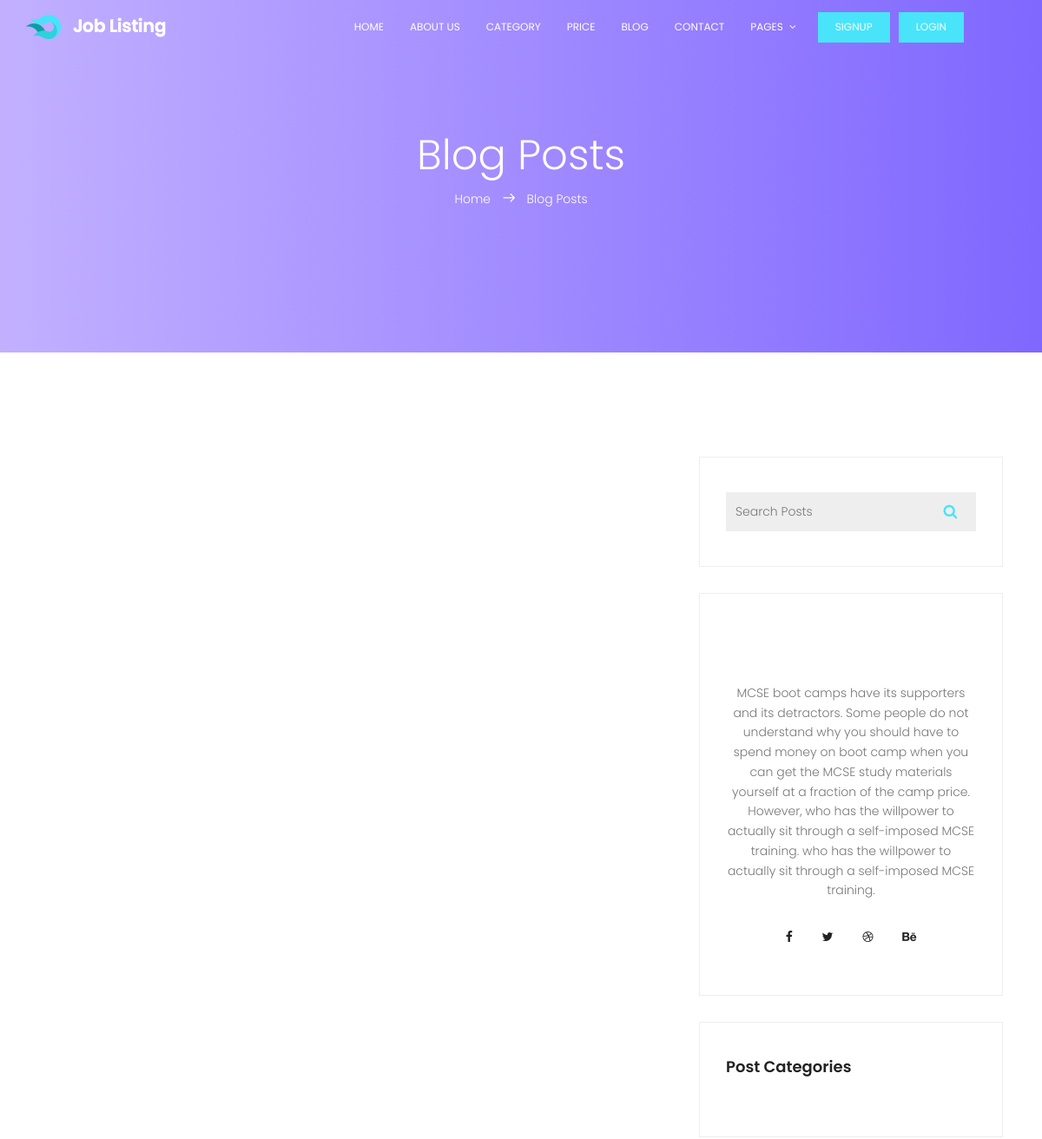
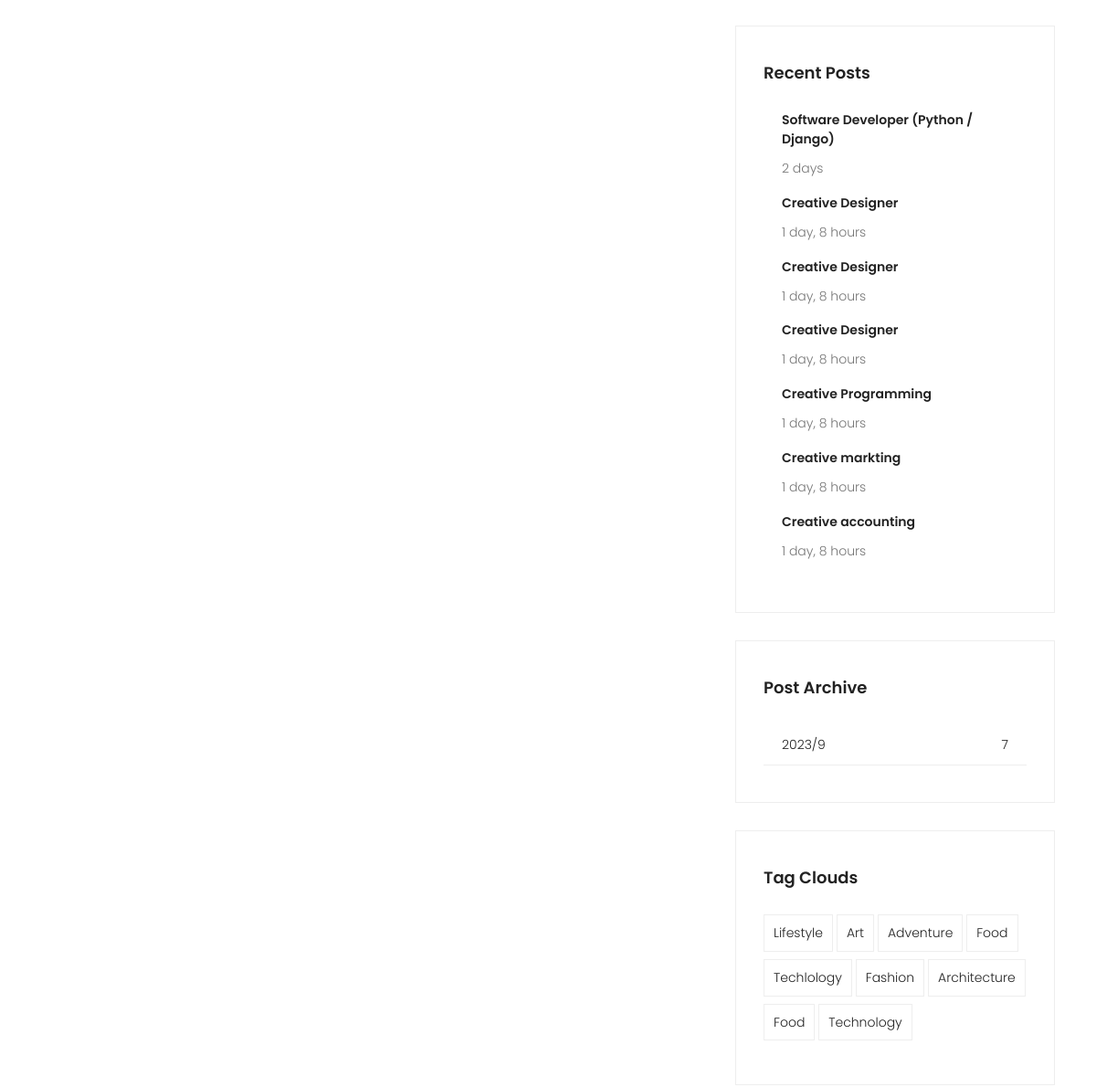
/blog-home (upper part), run on an earlier commit of the app's database (2 pictures, top to bottom).
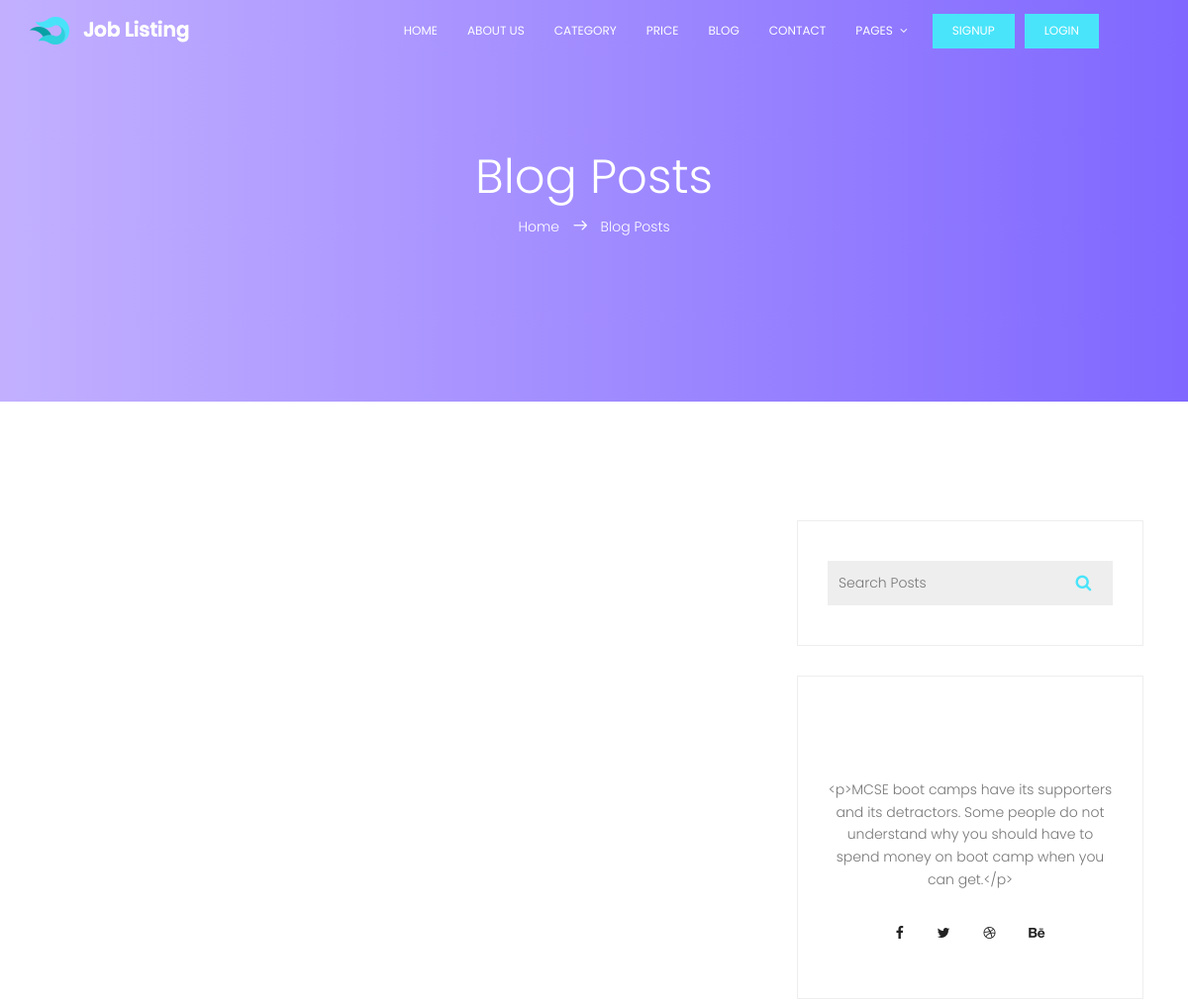
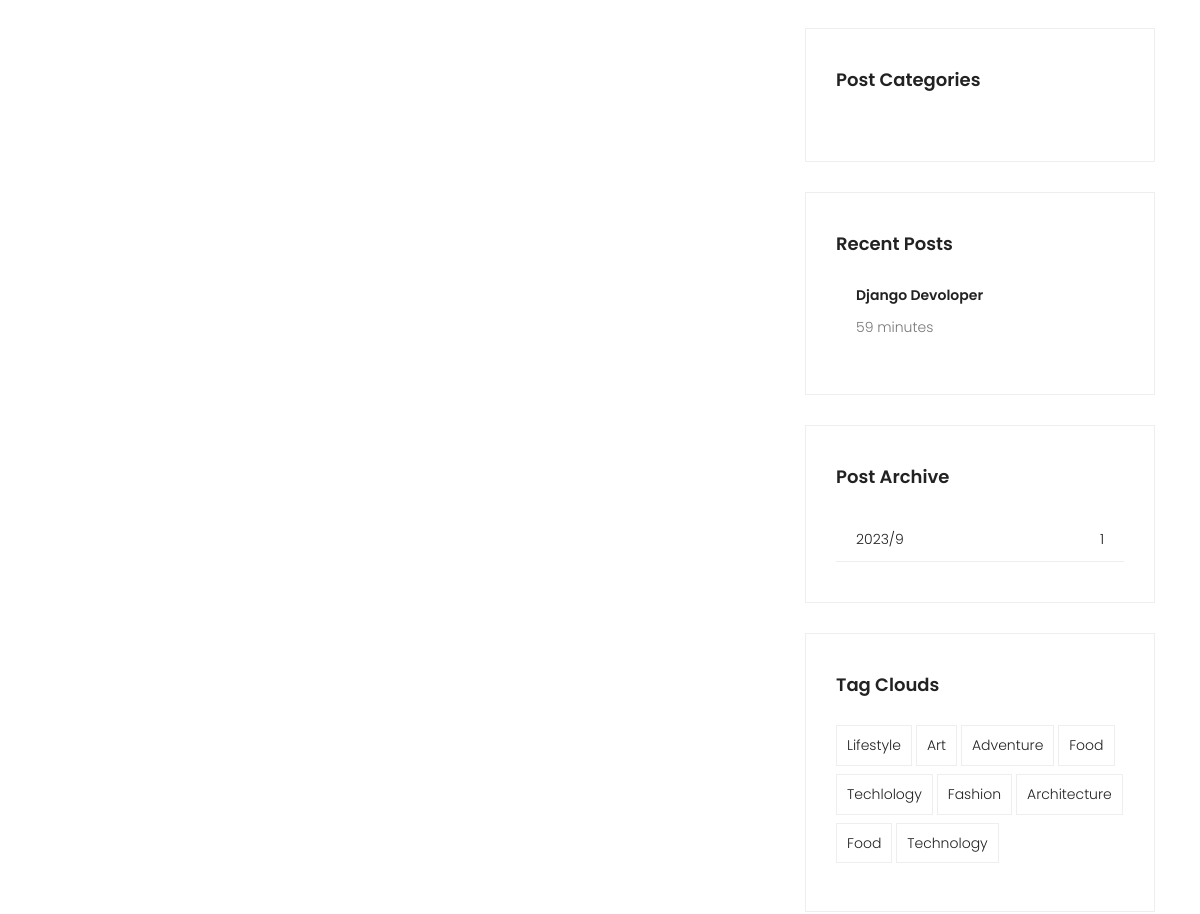
And on a later commit of the database (2 pictures, top to bottom).
### core/models.py (models this page shows, shortened)
class Profile(models.Model):
    user = models.ForeignKey(User , related_name='Profile', on_delete=models.CASCADE)
    image = models.ImageField(upload_to='profile/profiles')
    cover = models.ImageField(upload_to='profile/covers')
    location = models.URLField()
    campany = models.CharField(max_length=50)
    bio = RichTextField()

class Jobs(models.Model):
    auther = models.ForeignKey(User , on_delete=models.PROTECT ,blank=True, null=True )
    title = models.CharField(max_length=100)
    description = models.TextField(max_length=5000)
    category = models.ForeignKey(Category , on_delete=models.PROTECT )
    country = models.CharField(max_length=15,blank=True, null=True)
    cite = models.CharField(max_length=15,blank=True, null=True)
    image = models.FileField(upload_to="jobs/image" , default='img\post.png')
    content = RichTextField()
    create_at = models.DateTimeField(auto_now_add=True)
    update_at = models.DateTimeField(auto_now=True)
    trend = models.BooleanField(default=True)
    approve = models.BooleanField(default=False)
    link = models.URLField(blank=True, null=True)
    applyed = models.BooleanField(default=False)
    type = models.CharField(max_length=50 , choices=type_of_work  ,default="full time")
    time = models.CharField(max_length=50 , choices=time_of_work  ,default="on site")
    slary = models.IntegerField(blank=True, null=True)
    location = models.URLField(blank=True, null=True , default='world')
    tage = models.CharField(max_length=100, blank=True, null=True )
    number_of_view = models.IntegerField(default=0)
    rating = models.IntegerField(default=0)

### core/views.py (the view)
# urls.py: path('blog-home', views.blog_home, name='blog_home'),
def blog_home(request):
    jobs = Jobs.objects.all()[0:8]
    recent_job = Jobs.objects.order_by('create_at')[0:10]
    auther = Profile.objects.filter(id=1)
    current_year = datetime.now().year
    current_month = datetime.now().month
    archive_posts = Jobs.objects.filter(create_at__year=current_year, create_at__month=current_month).values('create_at__year', 'create_at__month').annotate(post_count=Count('id'))
    return render(request , 'blog-home.html', {
        "jobs":jobs,
        "auther":auther,
        "recent_job":recent_job,
        "archive_posts":archive_posts,
    })

### core/templates/blog-home.html (shortened to what this page needs)
{% extends "base.html" %}
{% load static %}
{% block content %}
	<section class="banner-area relative" id="home">
		<div class="overlay overlay-bg"></div>
		<div class="container">
			<div class="row d-flex align-items-center justify-content-center">
				<div class="about-content col-lg-12">
					<h1 class="text-white">
						Blog Posts
					</h1>
					<p class="text-white link-nav"><a href="index.html">Home </a>  <span class="lnr lnr-arrow-right"></span>  <a href="blog-home.html"> Blog Posts</a></p>
				</div>
			</div>
		</div>
	</section>
	<section class="blog-posts-area section-gap">
		<div class="container">
			<div class="row">
				<div class="col-lg-8 post-list blog-post-list">
				</div>
				<div class="col-lg-4 sidebar">
					<div class="single-widget search-widget">
						<form class="example" action="#" style="margin:auto;max-width:300px">
							<input type="text" placeholder="Search Posts" name="search2">
							<button type="submit"><i class="fa fa-search"></i></button>
						</form>
					</div>
					{% for auther in auther %}
					<div class="single-widget protfolio-widget">
						<a href="#"><h4>{{ auther.auther }}</h4></a>
						<p>{{ auther.bio }}
						</p>
						<ul>
							<li><a href="#"><i class="fa fa-facebook"></i></a></li>
							<li><a href="#"><i class="fa fa-twitter"></i></a></li>
							<li><a href="#"><i class="fa fa-dribbble"></i></a></li>
							<li><a href="#"><i class="fa fa-behance"></i></a></li>
						</ul>
					</div>
					{% endfor %}
					<div class="single-widget category-widget">
						<h4 class="title">Post Categories</h4>
					</div>
					<div class="single-widget recent-posts-widget">
						<h4 class="title">Recent Posts</h4>
						<div class="blog-list ">
							{% for job in recent_job %}
								<div class="single-recent-post d-flex flex-row">
									<div class="recent-details">
										<a href="blog-single.html"><h4> {{ job.title }} </h4> </a>
										<p> {{ job.create_at|timesince }} </p>
									</div>
								</div>
 							{% endfor %}
						</div>
					</div>
					<div class="single-widget category-widget">
						<h4 class="title">Post Archive</h4>
						<ul>
							{% for archive_post in archive_posts %}
								<li><a href="#" class="justify-content-between align-items-center d-flex"><h6>{{ archive_post.create_at__year }}/{{ archive_post.create_at__month }}</h6> <span>{{ archive_post.post_count }}</span></a></li>
							{% empty %}
								<p>No posts found.</p>
							{% endfor %}
						</ul>
					</div>
					<div class="single-widget tags-widget">
						<h4 class="title">Tag Clouds</h4>
							<ul>
								<li><a href="#">Lifestyle</a></li>
								<li><a href="#">Art</a></li>
								<li><a href="#">Adventure</a></li>
								<li><a href="#">Food</a></li>
								<li><a href="#">Techlology</a></li>
								<li><a href="#">Fashion</a></li>
								<li><a href="#">Architecture</a></li>
								<li><a href="#">Food</a></li>
								<li><a href="#">Technology</a></li>
							</ul>
					</div>
				</div>
			</div>
		</div>
	</section>
{% endblock %}

### core/templates/base.html (shortened to what this page needs)
{% load static %}
<!DOCTYPE html>
<html lang="en" class="no-js">
  <head>
    <link rel="stylesheet" href="{% static 'css/linearicons.css' %}" />
    <link rel="stylesheet" href="{% static 'css/font-awesome.min.css' %}" />
    <link rel="stylesheet" href="{% static 'css/bootstrap.css' %}" />
    <link rel="stylesheet" href="{% static 'css/magnific-popup.css' %}" />
    <link rel="stylesheet" href="{% static 'css/nice-select.css' %}" />
    <link rel="stylesheet" href="{% static 'css/animate.min.css' %}" />
    <link rel="stylesheet" href="{% static 'css/owl.carousel.css' %}" />
    <link rel="stylesheet" href="{% static 'css/main.css' %}" />
  </head>
  <body>
    {% block header %}
        <header id="header" id="home">
        <div class="container">
            <div class="row align-items-center justify-content-between d-flex">
            <div id="logo">
                <a href="{% url 'index' %} "><img src="{% static 'img/logo.png' %}" alt="logo" title="logo" /></a>
            </div>
            <nav id="nav-menu-container">
                <ul class="nav-menu">
                <li class="menu-active"><a href="{% url 'index' %}">Home</a></li>
                <li><a href="{% url 'about_us' %}">About Us</a></li>
                <li><a href="{% url 'category' %}">Category</a></li>
                <li><a href="{% url 'price' %}">Price</a></li>
                <li><a href="{% url 'blog_home' %}">Blog</a></li>
                <li><a href="{% url 'contact' %}">Contact</a></li>
                <li class="menu-has-children">
                    <a href="#">Pages</a>
                </li>
                <li><a class="ticker-btn" href="#">Signup</a></li>
                <li><a class="ticker-btn" href="#">Login</a></li>
                </ul>
            </nav>
            </div>
        </div>
        </header>
    {% endblock header %}
    {% block content %}
    {% endblock content %}
</body>
</html>

What changed in the data, as far as the page shows it:
removed Jobs: title "Software Developer (Python / Django)", create_at "2 days"
removed Jobs: title "Creative Designer", create_at "1 day, 8 hours"
removed Jobs: title "Creative Designer", create_at "1 day, 8 hours"
removed Jobs: title "Creative Designer", create_at "1 day, 8 hours"
removed Jobs: title "Creative Programming", create_at "1 day, 8 hours"
removed Jobs: title "Creative markting", create_at "1 day, 8 hours"
removed Jobs: title "Creative accounting", create_at "1 day, 8 hours"
changed Profile: bio "MCSE boot camps have its supporters and its detractors. Some people do not understand why you should have to spend money on boot camp when you can get the MCSE study materials yourself at a fraction of the camp price. However, who has the willpower to actually sit through a self-imposed MCSE training. who has the willpower to actually sit through a self-imposed MCSE training." → "<p>MCSE boot camps have its supporters and its detractors. Some people do not understand why you should have to spend money on boot camp when you can get.</p>"
added Jobs: title "Django Devoloper", create_at "59 minutes"
Also different on the page:
new list line: "2023 / 9 1"
list line gone: "2023 / 9 7"
